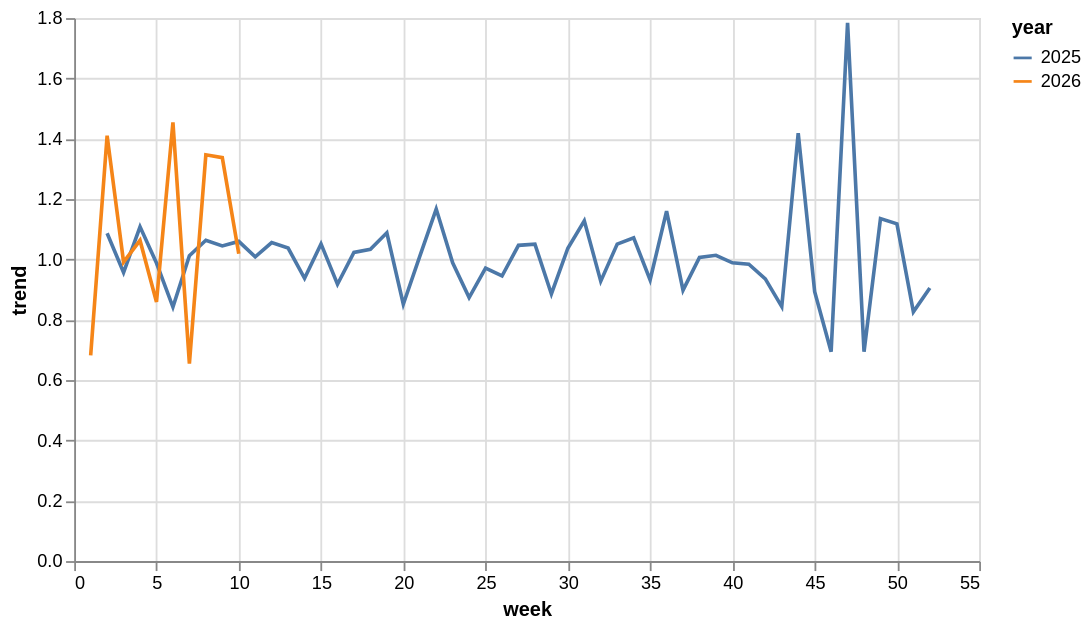

The cell this chart's notebook holds for it:
### Code cell
alt.Chart(
    do_grafu_celorepublika,
    width=500,
    height=300
).mark_line(
).encode(
    alt.X('week:Q'),
    alt.Y('trend:Q'),
    alt.Color('year:N')
)

### Figure 1 — Vega-Lite specification as saved in the notebook (floating-point values rounded to 4 significant figures)
{"config": {"view": {"continuousWidth": 300, "continuousHeight": 300}}, "data": {"name": "data-4d9cd10a931616ed39176aae48c9cfa8"}, "mark": {"type": "line"}, "encoding": {"color": {"field": "year", "type": "nominal"}, "x": {"field": "week", "type": "quantitative"}, "y": {"field": "trend", "type": "quantitative"}}, "height": 300, "width": 500, "$schema": "https://vega.github.io/schema/vega-lite/v6.1.0.json", "datasets": {"data-4d9cd10a931616ed39176aae48c9cfa8": [{"year": 2025, "week": 1, "effort_diff": 1085.0, "trend": null}, {"year": 2025, "week": 2, "effort_diff": 1179.0, "trend": 1.087}, {"year": 2025, "week": 3, "effort_diff": 1128.0, "trend": 0.9567}, {"year": 2025, "week": 4, "effort_diff": 1250.0, "trend": 1.108}, {"year": 2025, "week": 5, "effort_diff": 1235.0, "trend": 0.988}, {"year": 2025, "week": 6, "effort_diff": 1040.0, "trend": 0.8421}, {"year": 2025, "week": 7, "effort_diff": 1053.0, "trend": 1.012}, {"year": 2025, "week": 8, "effort_diff": 1120.0, "trend": 1.064}, {"year": 2025, "week": 9, "effort_diff": 1170.0, "trend": 1.045}, {"year": 2025, "week": 10, "effort_diff": 1240.0, "trend": 1.06}, {"year": 2025, "week": 11, "effort_diff": 1251.0, "trend": 1.009}, {"year": 2025, "week": 12, "effort_diff": 1321.0, "trend": 1.056}, {"year": 2025, "week": 13, "effort_diff": 1371.0, "trend": 1.038}, {"year": 2025, "week": 14, "effort_diff": 1285.0, "trend": 0.9373}, {"year": 2025, "week": 15, "effort_diff": 1351.0, "trend": 1.051}, {"year": 2025, "week": 16, "effort_diff": 1240.0, "trend": 0.9178}, {"year": 2025, "week": 17, "effort_diff": 1269.0, "trend": 1.023}, {"year": 2025, "week": 18, "effort_diff": 1312.0, "trend": 1.034}, {"year": 2025, "week": 19, "effort_diff": 1428.0, "trend": 1.088}, {"year": 2025, "week": 20, "effort_diff": 1216.0, "trend": 0.8515}, {"year": 2025, "week": 21, "effort_diff": 1228.0, "trend": 1.01}, {"year": 2025, "week": 22, "effort_diff": 1433.0, "trend": 1.167}, {"year": 2025, "week": 23, "effort_diff": 1417.0, "trend": 0.9888}, {"year": 2025, "week": 24, "effort_diff": 1238.0, "trend": 0.8737}, {"year": 2025, "week": 25, "effort_diff": 1202.0, "trend": 0.9709}, {"year": 2025, "week": 26, "effort_diff": 1136.0, "trend": 0.9451}, {"year": 2025, "week": 27, "effort_diff": 1189.0, "trend": 1.047}, {"year": 2025, "week": 28, "effort_diff": 1249.0, "trend": 1.05}, {"year": 2025, "week": 29, "effort_diff": 1106.0, "trend": 0.8855}, {"year": 2025, "week": 30, "effort_diff": 1147.0, "trend": 1.037}, {"year": 2025, "week": 31, "effort_diff": 1294.0, "trend": 1.128}, {"year": 2025, "week": 32, "effort_diff": 1201.0, "trend": 0.9281}, {"year": 2025, "week": 33, "effort_diff": 1262.0, "trend": 1.051}, {"year": 2025, "week": 34, "effort_diff": 1352.0, "trend": 1.071}, {"year": 2025, "week": 35, "effort_diff": 1260.0, "trend": 0.932}, {"year": 2025, "week": 36, "effort_diff": 1462.0, "trend": 1.16}, {"year": 2025, "week": 37, "effort_diff": 1313.0, "trend": 0.8981}, {"year": 2025, "week": 38, "effort_diff": 1322.0, "trend": 1.007}, {"year": 2025, "week": 39, "effort_diff": 1340.0, "trend": 1.014}, {"year": 2025, "week": 40, "effort_diff": 1325.0, "trend": 0.9888}, {"year": 2025, "week": 41, "effort_diff": 1304.0, "trend": 0.9842}, {"year": 2025, "week": 42, "effort_diff": 1220.0, "trend": 0.9356}, {"year": 2025, "week": 43, "effort_diff": 1029.0, "trend": 0.8434}, {"year": 2025, "week": 44, "effort_diff": 1460.0, "trend": 1.419}, {"year": 2025, "week": 45, "effort_diff": 1304.0, "trend": 0.8932}, {"year": 2025, "week": 46, "effort_diff": 905.0, "trend": 0.694}, {"year": 2025, "week": 47, "effort_diff": 1615.0, "trend": 1.785}, {"year": 2025, "week": 48, "effort_diff": 1121.0, "trend": 0.6941}, {"year": 2025, "week": 49, "effort_diff": 1273.0, "trend": 1.136}, {"year": 2025, "week": 50, "effort_diff": 1423.0, "trend": 1.118}, {"year": 2025, "week": 51, "effort_diff": 1176.0, "trend": 0.8264}, {"year": 2025, "week": 52, "effort_diff": 1065.0, "trend": 0.9056}, {"year": 2026, "week": 1, "effort_diff": 726.0, "trend": 0.6817}, {"year": 2026, "week": 2, "effort_diff": 1024.0, "trend": 1.41}, {"year": 2026, "week": 3, "effort_diff": 1015.0, "trend": 0.9912}, {"year": 2026, "week": 4, "effort_diff": 1079.0, "trend": 1.063}, {"year": 2026, "week": 5, "effort_diff": 927.0, "trend": 0.8591}, {"year": 2026, "week": 6, "effort_diff": 1348.0, "trend": 1.454}, {"year": 2026, "week": 7, "effort_diff": 882.0, "trend": 0.6543}, {"year": 2026, "week": 8, "effort_diff": 1188.0, "trend": 1.347}, {"year": 2026, "week": 9, "effort_diff": 1589.0, "trend": 1.338}, {"year": 2026, "week": 10, "effort_diff": 1619.0, "trend": 1.019}]}}
